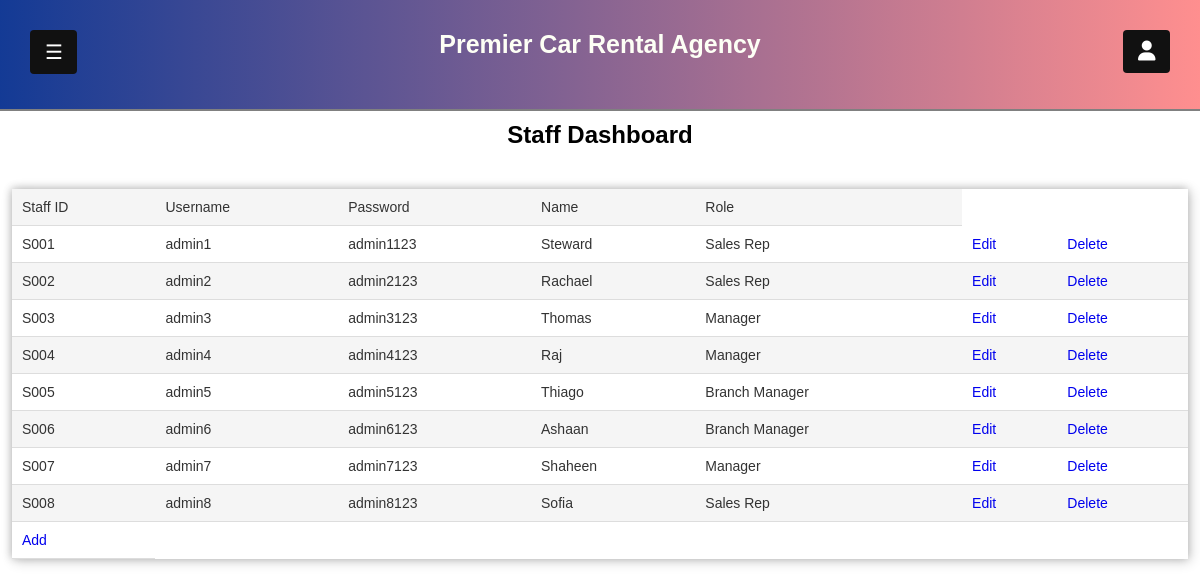
The app's page /staff_dashboard.php with its own data.
### tables this page shows
CREATE TABLE `staff_details` (
  `staff_id` varchar(255) NOT NULL,
  `username` varchar(255) NOT NULL,
  `password` varchar(255) NOT NULL,
  `name` varchar(255) NOT NULL,
  `role` varchar(255) NOT NULL
);

### staff_dashboard.php (the view, shortened to what this page needs)
<!DOCTYPE html>
<html>
<head>
    <link rel="stylesheet" href="mainpage.css">
    <link rel="stylesheet" href="dashboard.css">
    <link rel="stylesheet" href="https://cdnjs.cloudflare.com/ajax/libs/font-awesome/6.3.0/css/all.min.css">
</head>
<body>
  <div class="container">
    <div class="main_content" id="main_content">
      <div class="header" id="header">
        <button class="openbtn" id="openbtn" onclick="openNav()">☰ </button>
        Premier Car Rental Agency
        <div class="dropdown" style="float:right;">
          <button class="dropbtn"><i class="fa-solid fa-user"></i></button>
        </div>
      </div>
      <div id="table-container">
        <div class="title">
          <h2>Staff Dashboard</h2>
        </div>
<table>
<tr><td>Staff ID</td>
    <td>Username</td>
    <td>Password</td>
    <td>Name</td>
    <td>Role</td></tr>
<?php
$conn = new mysqli("localhost","root","","staff_database");
$sql = "SELECT staff_Id,username,password,name,role FROM staff_details";
$result = $conn->query($sql);
while($validdata = $result->fetch_assoc()){
    $id = $validdata["staff_Id"];
    $user = $validdata["username"];
    $pass = $validdata["password"];
    $name = $validdata["name"];
    $role = $validdata["role"];
    echo" <tr><td>".$id."</td><td>".$user."</td><td>".$pass."</td><td>".$name."</td><td>".$role."</td><td><a href = \"edit_staff.php?s_id=$id\">Edit</a></td><td><a href = \"delete_staff.php?s_id=$id\" role = \"button\">Delete</a></td></tr>";}
?>
<tr><td><a href="add_staff.php">Add</a></td></tr>
</table>
</html>

### mainpage.css (style rules this page uses)
* { margin: 0; padding: 0; box-sizing: border-box; list-style: none; text-decoration: none; font-family: sans-serif; }
body { background-color: #FFFFFF; }
.container { display: flex; flex-direction: row; }
i { padding-right: 10px; }
.main_content { width: 100%; max-width: 100%; margin-left: 0px; position: center; transition: margin-left .5s; flex-grow: 1; }
.main_content .header { padding: 30px; background: linear-gradient(90deg, hsla(222, 77%, 33%, 1) 0%, hsla(0, 100%, 78%, 1) 100%); color: #fdfff5 ; border-bottom: 2px solid #808080; text-align: center; font-size: 25px; font-weight: bold; margin-bottom: 10px; width: 100%; max-width: 100%; padding-bottom: 50px; }
.openbtn { font-size: 20px; cursor: pointer; background-color: #111; color: white; padding: 10px 15px; margin-bottom: 10px; border: none; float: left; width: 47px; }
.dropbtn { font-size: 20px; cursor: pointer; background-color: #111; color: white; padding: 10px 15px; border: none; float: left; width: 47px; }
.dropdown { position: relative; display: inline-block; }

### dashboard.css (style rules this page uses)
table { border-collapse: collapse; width: 98%; margin: 0 auto; margin-top: 30px; font-size: 14px; color: #333; box-shadow: 2px 2px 12px rgba(0, 0, 0, 0.2), -1px -1px 8px rgba(0, 0, 0, 0.2); }
table tbody tr:nth-child(odd) { background-color: #f5f5f5; }
table td { padding: 10px; border-bottom: 1px solid #ddd; }
button { background-color: #1C4E80; color: #fff; padding: 10px; border: none; border-radius: 4px; font-size: 16px; cursor: pointer; }
#table-container { display: flex; flex-direction: column; align-items: center; margin-top: 10px; min-width: none; }
.title { margin-bottom: 10px; font-family: 'Courier New', Courier, monospace; }

### records on screen
staff_details: staff_id "S001", username "admin1", password "admin1123", name "Steward", role "Sales Rep"
staff_details: staff_id "S002", username "admin2", password "admin2123", name "Rachael", role "Sales Rep"
staff_details: staff_id "S003", username "admin3", password "admin3123", name "Thomas", role "Manager"
staff_details: staff_id "S004", username "admin4", password "admin4123", name "Raj", role "Manager"
staff_details: staff_id "S005", username "admin5", password "admin5123", name "Thiago", role "Branch Manager"
staff_details: staff_id "S006", username "admin6", password "admin6123", name "Ashaan", role "Branch Manager"
staff_details: staff_id "S007", username "admin7", password "admin7123", name "Shaheen", role "Manager"
staff_details: staff_id "S008", username "admin8", password "admin8123", name "Sofia", role "Sales Rep"
